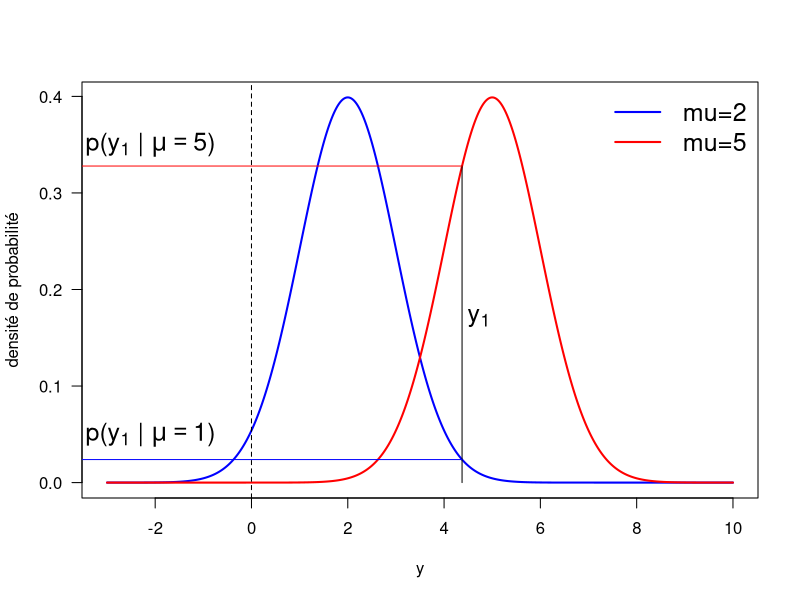
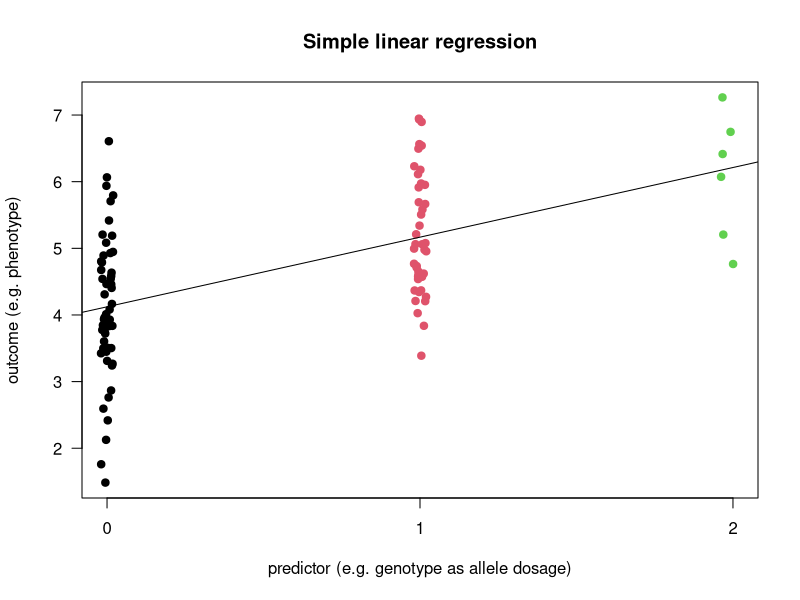
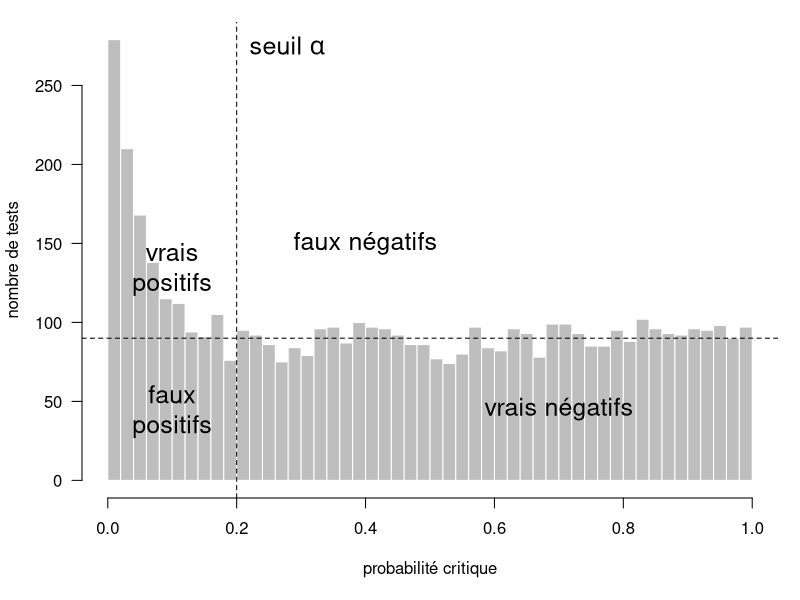
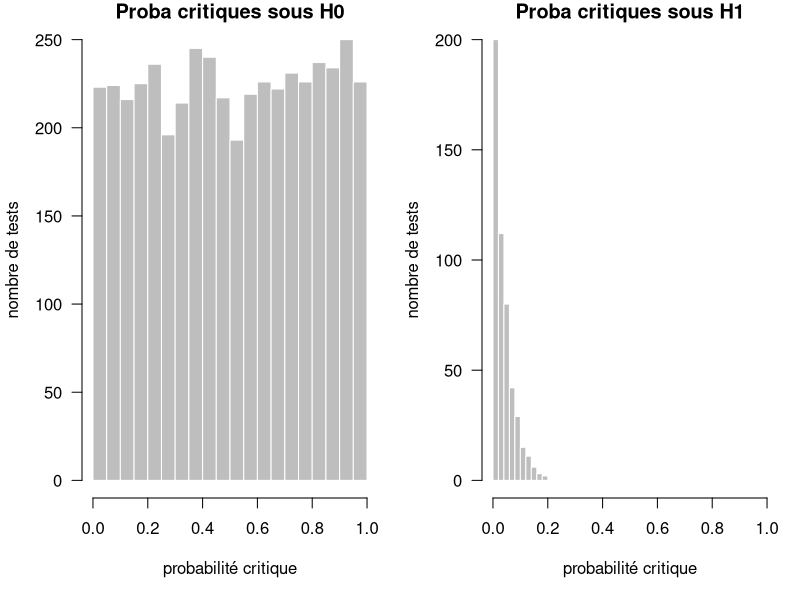
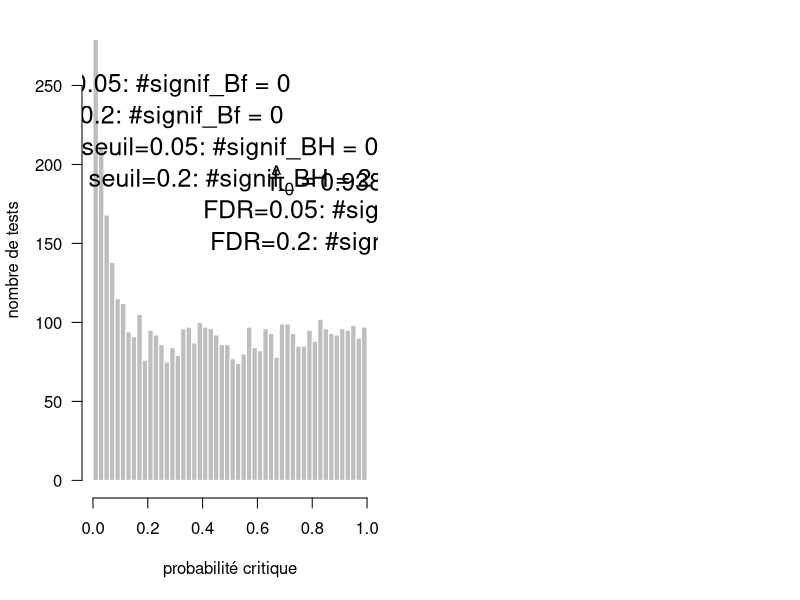

These charts were generated, in order, by the following R code:
## ---- chunk 1
R.v.maj <- as.numeric(R.version$major)
R.v.min.1 <- as.numeric(strsplit(R.version$minor, "\\.")[[1]][1])
if(R.v.maj < 2 || (R.v.maj == 2 && R.v.min.1 < 15))
  stop("requires R >= 2.15", call.=FALSE)

suppressPackageStartupMessages(library(knitr))
opts_chunk$set(echo=TRUE, warning=TRUE, message=TRUE, cache=FALSE)

suppressPackageStartupMessages(library(qvalue))
## ---- chunk 2
set.seed(1)
y <- rnorm(n=3, mean=5, sd=1)
## ---- chunk 3
x <- seq(from=-3, to=10, length.out=1000)
plot(x=x, y=dnorm(x=x, mean=2, sd=1), type="l", col="blue",
     main="", las=1, lwd=2,
     xlab="y", ylab="densité de probabilité")
points(x=x, y=dnorm(x=x, mean=5, sd=1), type="l", col="red", lwd=2)
abline(v=0, lty=2)
legend("topright", legend=c("mu=2", "mu=5"), col=c("blue", "red"), lty=1,
       bty="n", cex=1.5, lwd=2)
segments(x0=y[1], y0=0, x1=y[1], y1=dnorm(x=y[1], mean=5, sd=1))
text(x=1.08*y[1], y=0.17, labels=expression(y[1]), cex=1.5)
segments(x0=y[1], y0=dnorm(x=y[1], mean=2, sd=1),
         x1=-5, y1=dnorm(x=y[1], mean=2, sd=1), col="blue")
text(x=-2.1, y=0.35, labels=expression(paste("p(", y[1], " | ", mu == 5, ")",
  sep="")), cex=1.5)
segments(x0=y[1], y0=dnorm(x=y[1], mean=5, sd=1),
         x1=-5, y1=dnorm(x=y[1], mean=5, sd=1), col="red")
text(x=-2.1, y=0.05, labels=expression(paste("p(", y[1], " | ", mu == 1, ")",
  sep="")), cex=1.5)
## ---- chunk 4
set.seed(1859)
N <- 100
x <- rbinom(n=N, size=2, prob=0.3)
mu <- 4
pve <- 0.4 # = var(x beta) / var(y)
sigma <- 1
(beta <- sigma * sqrt(pve / ((1 - pve) * var(x))))
e <- rnorm(n=N, mean=0, sd=sigma)
y <- mu + beta * x + e
## ---- chunk 5
res <- lm(y ~ x); summary(res)
(sigma.hat <- sqrt((1/(N-2) * sum(res$residuals^2))))
## ---- chunk 6
(beta.hat <- ((t(x) %*% y - N * mean(x) * mean(y)) /
                (t(x) %*% x - N * mean(x)^2))[1,1])
(sigma.hat <- sqrt((1/(N-2) * sum(res$residuals^2))))
(se.beta.hat <- sqrt(sigma.hat^2 /
                       (t(x) %*% x - N * mean(x)^2)[1,1]))
## ---- chunk 7
(z.score <- beta.hat / se.beta.hat)
(pvalue <- 2 * pt(q=z.score, df=N-2, lower.tail=FALSE))
(pvalue <- 2 * pnorm(q=z.score, mean=0, sd=1, lower.tail=FALSE))
## ---- chunk 8
plot(x=0, type="n", xlim=range(x), ylim=range(y), xaxt="n", las=1,
     xlab="predictor (e.g. genotype as allele dosage)",
     ylab="outcome (e.g. phenotype)",
     main="Simple linear regression")
axis(side=1, at=c(0,1,2))
for(i in unique(x))
  points(x=jitter(x[x == i]), y=y[x == i], col=i+1, pch=19)
abline(a=coefficients(res)[1], b=coefficients(res)[2])
## ---- chunk 9
set.seed(1859); P <- 5000; P1 <- 500
pvalues.0 <- runif(n=P-P1, min=0, max=1)
pvalues.1 <- rbeta(n=P1, shape1=1, shape2=25)
pvalues <- c(pvalues.0, pvalues.1)
hist.pval.example <- function(show.msg=TRUE){
  par(mar=c(5,4,1,1)+0.1)
  hist(x=pvalues, breaks=50, col="grey", border="white", xlim=c(0,1),
       xlab="probabilité critique", ylab="nombre de tests", las=1,
       main="")
  if(show.msg){
    abline(v=0.2, lty=2)
    text(x=0.22, y=275, labels=expression(seuil~alpha), adj=0, cex=1.5)
    abline(h=90, lty=2)
    text(x=0.7, y=45, labels="vrais négatifs", cex=1.5)
    text(x=0.4, y=150, labels="faux négatifs", cex=1.5)
    text(x=0.1, y=45, labels="faux\npositifs", cex=1.5)
    text(x=0.1, y=135, labels="vrais\npositifs", cex=1.5)
  }
}
hist.pval.example(TRUE)
## ---- chunk 10
set.seed(1859)
par(mfrow=c(1,2))
hist(x=pvalues.0,
     breaks=25, col="grey", border="white", xlim=c(0,1), las=1,
     xlab="probabilité critique", ylab="nombre de tests",
     main="Proba critiques sous H0")
hist(x=pvalues.1,
     breaks=10, col="grey", border="white", xlim=c(0,1), las=1,
     xlab="probabilité critique", ylab="nombre de tests",
     main="Proba critiques sous H1")
## ---- chunk 11
hist.pval.example(FALSE)
pv.b <- p.adjust(pvalues, "bonferroni")
pv.bh <- p.adjust(pvalues, "BH")
text(x=0.2, y=250, labels=paste0("seuil=0.05: #signif_Bf = ",
                                   sum(pv.b <= 0.05)), cex=1.5)
text(x=0.2, y=230, labels=paste0("seuil=0.2: #signif_Bf = ",
                                   sum(pv.b <= 0.2)), cex=1.5)
text(x=0.5, y=210, labels=paste0("seuil=0.05: #signif_BH = ",
                                   sum(pv.bh <= 0.05)), cex=1.5)
text(x=0.5, y=190, labels=paste0("seuil=0.2: #signif_BH = ",
                                   sum(pv.bh <= 0.2)), cex=1.5)
qv <- qvalue(p=pvalues)
text(x=0.85, y=190, labels=bquote(hat(pi)[0] == .(format(qv$pi0, digits=3))),
     cex=1.5)
text(x=0.85, y=170, labels=paste0("FDR=0.05: #signif = ",
                                   sum(qv$qvalues <= 0.05)), cex=1.5)
text(x=0.85, y=150, labels=paste0("FDR=0.2: #signif = ",
                                   sum(qv$qvalues <= 0.2)), cex=1.5)
## ---- chunk 12
print(sessionInfo(), locale=FALSE)
